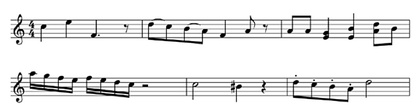
%> input picture Images_Training/Le_1_Example.jpg, 420 x 105 px, shrunk from 1063 x 267 before the run
$ octave --eval "result = classification_test(imread('../Images_Training/Le_1_Example.jpg'));"   (GNU Octave 9; MATLAB toolbox functions it lacks are replaced by stand-ins)
%> lines starting %> are read from the running program, lines starting %| are printed output that depends on the picture; in (x1, y1, x2, y2) boxes, pixels count from 0 and x2, y2 are one past the last pixel; in counts of white or black regions, pixels touching at a corner belong together; the program's own positions count from 1
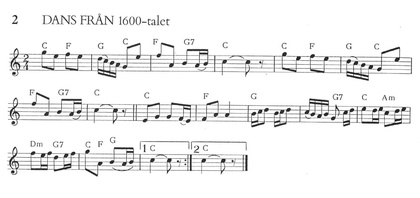
%> input picture Images_Training/im1s.jpg, 420 x 198 px, shrunk from 1000 x 471 before the run
%> in classification_test, im is the input picture: size 198x420x3 uint8; min 0, max 255, mean 240.1
### invertAndRotate.m
%%%%%%%%%%%%%%%%%%%%%%%%%%
function [res_bw,res] = invertAndRotate(im)
%INVERTANDROTATEIMG Rotate image, so staff lines are horizontal
%  im: input image
%
%  res_bw: the resulting (rotated) image, binary
%  res:    the resulting image, same type as im
%  both resulting images are the inverted (complement) version,
%  i.e. the staff and notes have value 1 (255) and the rest 0
%%%%%%%%%%%%%%%%%%%%%%%%%%

% Make binary and invert im (0->1, 1->0)
level = graythresh(im);
%> level = 0.69
BW = imcomplement(im2bw(im,level));
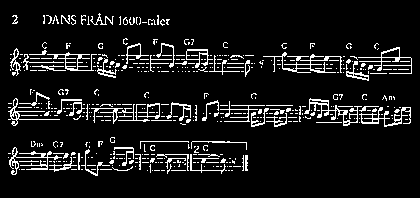
%> BW: size 198x420 logical; 9.1% white in thin lines or dots, all inside (x1, y1, x2, y2) = (8, 13, 412, 176)

% Compute Hough transform - rough - to find the approximated max peak
[H, theta, rho] = hough(BW);
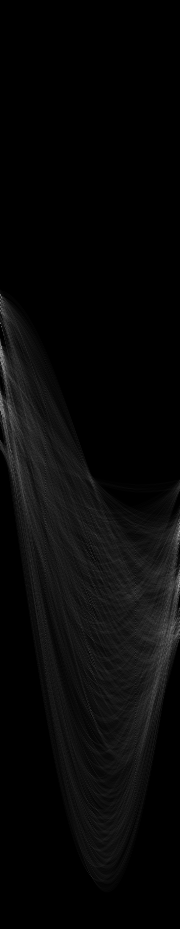
%> H: size 929x180 double; min 0, max 166, mean 8.1
%> theta = 180 values from -90 to 89; rho = 929 values from -464 to 464
peaks = houghpeaks(H);
%> peaks = [532 180]
theta_peak = theta(peaks(2));
%> theta_peak = 89

% Do a second - more detailed - Hough transform around the max angle
% to find the value
theta_range = theta_peak-2 : 0.001 : theta_peak+2;
%> theta_range = 4001 values from 87 to 91

% Remove unvalid theta values (that hough transform cannot handle)
theta_range = theta_range(theta_range < 90);
%> theta_range = 3000 values from 87 to 90
theta_range = theta_range(theta_range >= -90);

[H, theta, rho] = hough(BW, 'Theta', theta_range);
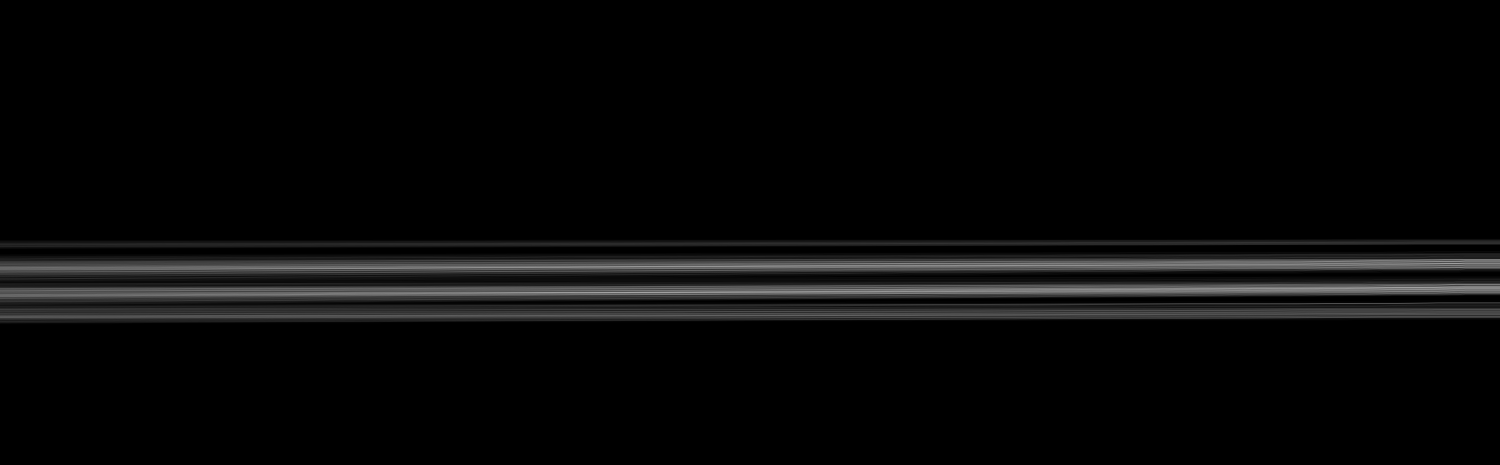
%> H: size 929x3000 double (shown at 1/2 size); min 0, max 194, mean 8.1
%> theta = 3000 values from 87 to 90
peaks = houghpeaks(H);
%> peaks = [578 2494]
theta_peak = theta(peaks(2));
%> theta_peak = 89.49

% Rotate the image (OBS! Handle clockwise and counterclockwise rotation)

im = imcomplement(im);  % to avoid the added areas after rotation to be visible
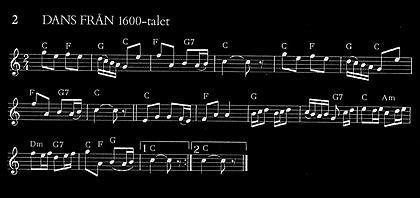
%> im: size 198x420 uint8; min 0, max 255, mean 17.1
if(theta_peak > 0)
    rot_angle = -(90 - theta_peak);
%> rot_angle = -0.507
else
    rot_angle = 90 + theta_peak;
end

im2 = imrotate(im, rot_angle, 'bicubic', 'crop');
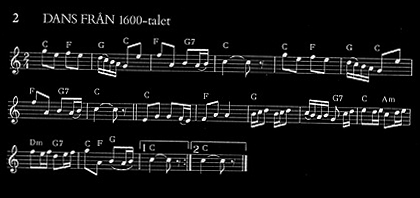
%> im2: size 198x420 uint8; min 0, max 255, mean 17.8

% Result
level = graythresh(im2);
%> level = 0.278
res_bw = im2bw(im2,level);
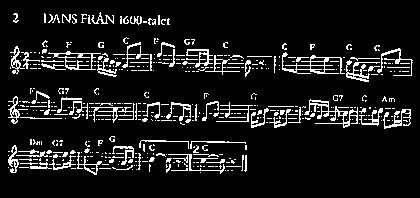
%> res_bw: size 198x420 logical; 9.8% white in thin lines or dots, all inside (x1, y1, x2, y2) = (8, 12, 413, 175)
res = im2;

end

### findLineIndices.m
%%%%%%%%%%%%%%%%%%%%%%%%%%
function [lineIndices] = findLineIndices(BW, d)
%Return info about the rows containing staff lines
% BW: binary input image
% d:  Distance between two lines, given as interval d = [dMin, dMax]
% lineIndices: one row index per line

%%
% Horizontal projection
sumBW = sum(BW, 2);
%> sumBW = 198 values, max 182 at index 112, min 0 at index 1, mean 41.02

% get one row per line in image (save as new variable)
% OBS! Smooth data to avoid double peaks
[peaks,locs] = findpeaks(sumBW);
%> peaks = 41 values, max 182 at index 26, min 4 at index 30, mean 87.56; locs = 41 values from 20 to 171

% Threshold for peak to be considered a line
k = 0.4;
thresh = max(sumBW(locs))*k;
%> thresh = 72.8

linePeaks = sumBW(locs) > thresh;
%> linePeaks = 41 logical values, 27 true
lineIndices = locs(linePeaks);
%> lineIndices = 27 values from 54 to 171

% [5 lines of commented-out code are left out]

%% Extra check
% Check if number of groups matches the number of lineindices found!

%> the run ends on the next line
dfilt = true(2*mean(d),6);
staffboxes = imclose(BW,dfilt ); %close groups
sumStaff = sum(staffboxes( :, 1:ceil( size(staffboxes,2)/2) ),2);
staffGroupIntervals = sumStaff > max(sumStaff)*0.8;

% Using the box indices to guess line indices
% Starting points - positive derivative, end points negative, others 0
startend = diff(staffGroupIntervals);

a = 1:size(startend,1);
startend = startend.*(a'); % set value to index
startend = startend(startend ~= 0);

nrGr = floor(size(startend,1)/2);

% Ugly fix if number of staff lines are not matching
if(length(lineIndices) ~= 5*nrGr)
%%
    % Set correct length
    lineIndices = zeros(5*nrGr, 1);

    % Set index values
    % The spacing between the lines will be 1/5 of each box
    for i = 1:nrGr

        j = 2*(i-1)+1;
        first = startend(j);
        last = -startend(j+1);
        spacing = ((last-first)/4);

        if(spacing > 0)
            li = 5*(i-1)+1;
            lineIndices(li:li+4) = round(first:spacing:last);
        end

    end
end

end

### Tests/classification_test.m
%%%%%%%%%%%%%%%%%%%%%%%%%%
function strout = classification_test(im)
%
% Im: Inputimage of captured sheet music. Im should be in
% double format, normalized to the interval [0,1]
% strout: The resulting character string of the detected
% notes. The string must follow a pre-defined format.
clear all
clc
format compact
filename = '././Images_Training/im1s.jpg';
im = imread(filename);
im = rgb2gray(im);

%% Preprocessing I: Fix camera images to scanned quality

% Compensate for unsharp images
im = imsharpen(im);

%% Preprocessing II: Clean preprocessed image
% Rotate image, find and remove lines and clip image to subimages

% Invertera from white to black
% Threshold to binary image
% Function returns the a rotated version of the original image (double)
% and a rotated binary image.
% Make binary and invert (0->1, 1->0)
[BW, im2] = invertAndRotate(im);

% Find lines and these save row indices
lineIndices = findLineIndices(BW);

% Compute distances n (line width) and d (line distance)
[d, n] = computeStaffMetrics(BW);

% Create subimages containing one row each
subIms = createSubImages(im2, lineIndices);

% Compute level to use for thresholding
level = graythresh(subIms);

% Put all sub images in one image and compute new line indices
subIms_aligned = reshape(subIms, size(subIms,1), [], 1);
BW_aligned = im2bw(subIms_aligned, level);

lineIndices = findLineIndices(BW_aligned);

% Create subimages without lines (binary)
BW_subIms = false(size(subIms));
for i = 1:size(subIms,3)
    % binarize subimage
    BW_subIms(:,:,i) = im2bw(subIms(:, :, i), level);
    % Remove lines
    BW_subIms(:,:,i) = removeLines(BW_subIms(:,:,i), n);
    % Try to fix some possibly broken objects
    BW_subIms(:,:,i) = bwmorph(BW_subIms(:,:,i), 'close');
end


%% Segmentation
for subIm = 1:1%size(BW_subIms,3)

    % SEGMENTATION

    % find separate objects and stats
    CC = bwconncomp(BW_subIms(:,:,subIm));
    STATS = regionprops(CC, 'Area', 'BoundingBox', 'Centroid', 'Orientation');

    % Get matrices for different stats
    areas = cat(1,STATS.Area);
    boundingboxes = cat(1, STATS.BoundingBox);

    % Filter on area and height to remove small objects
    % OBS! Broken objects will be removed
    [BW_subNSO,keptId] = removeSmallObj(BW_subIms(:,:,subIm),areas, boundingboxes, d);
end % TODO: extend loop to include classification and writing pitch


%% Classification

clc
clear sNotes
clear resultingStruct
sNotes = struct('headPos', {}, 'type', {});

interestingBoxes = boundingboxes(keptId,:);

for i = 2:size(interestingBoxes, 1)
    bbx = interestingBoxes(i,:);
    [r, c] = getBboxIdx(bbx);
    note = BW_subIms(r,c,subIm);
    [resultingStruct, isEmpty] = classification(note, d);
    if(isEmpty == 0)
        sNotes = [sNotes, resultingStruct]; % Add result to a list
    end
    clear resultingStruct
end

strout = 'hej';

%%%%%%%%%%%%%%%%%%%%%%%%%%
